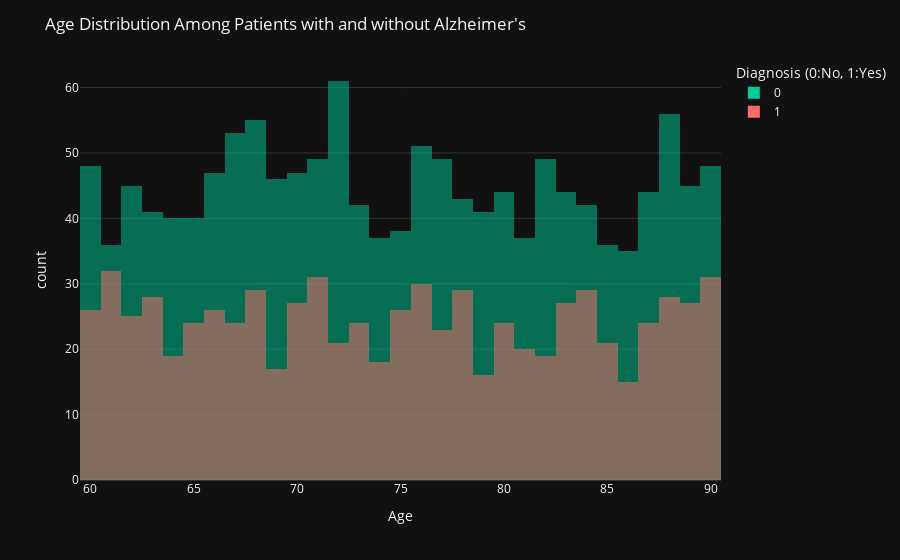

The code cell stored with this chart in its notebook:
### Code cell
# Distribution of ages among patients with and without Alzheimer's?
fig = px.histogram(data, x='Age', color='Diagnosis',barmode='overlay', labels={'Diagnosis':'Diagnosis (0:No, 1:Yes)'}, template="plotly_dark", color_discrete_map={0: '#00CC96', 1: '#FF6B6B'})
fig.update_layout(title="Age Distribution Among Patients with and without Alzheimer's")
fig.show()

### Figure 1 — Plotly figure (JSON) as saved in the notebook; plotly's stock layout.template omitted (floating-point values rounded to 4 significant figures; data arrays with more than 128 entries replaced by an {"elided": "..."} marker saying what was removed)
{"data": [{"alignmentgroup": "True", "bingroup": "x", "hovertemplate": "Diagnosis (0:No, 1:Yes)=0<br>Age=%{x}<br>count=%{y}<extra></extra>", "legendgroup": "0", "marker": {"color": "#00CC96", "opacity": 0.5, "pattern": {"shape": ""}}, "name": "0", "offsetgroup": "0", "orientation": "v", "showlegend": true, "type": "histogram", "x": {"elided": "1389 int values"}, "xaxis": "x", "yaxis": "y"}, {"alignmentgroup": "True", "bingroup": "x", "hovertemplate": "Diagnosis (0:No, 1:Yes)=1<br>Age=%{x}<br>count=%{y}<extra></extra>", "legendgroup": "1", "marker": {"color": "#FF6B6B", "opacity": 0.5, "pattern": {"shape": ""}}, "name": "1", "offsetgroup": "1", "orientation": "v", "showlegend": true, "type": "histogram", "x": {"elided": "760 int values"}, "xaxis": "x", "yaxis": "y"}], "layout": {"barmode": "overlay", "legend": {"title": {"text": "Diagnosis (0:No, 1:Yes)"}, "tracegroupgap": 0}, "margin": {"t": 60}, "title": {"text": "Age Distribution Among Patients with and without Alzheimer's"}, "xaxis": {"anchor": "y", "domain": [0, 1], "title": {"text": "Age"}}, "yaxis": {"anchor": "x", "domain": [0, 1], "title": {"text": "count"}}}}
